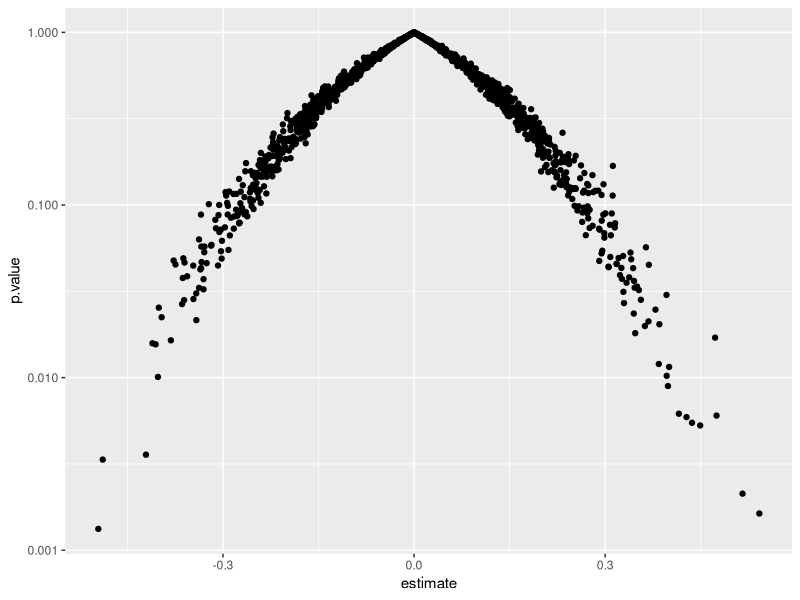

Recreate this plot in R.
library(broom)


### Name: tidy.rcorr
### Title: Tidy a(n) rcorr object
### Aliases: tidy.rcorr rcorr_tidiers Hmisc_tidiers

### ** Examples


if (requireNamespace("Hmisc", quietly = TRUE)) {

    library(Hmisc)
    
    mat <- replicate(52, rnorm(100))
    # add some NAs
    mat[sample(length(mat), 2000)] <- NA
    # also column names
    colnames(mat) <- c(LETTERS, letters)

    rc <- rcorr(mat)

    td <- tidy(rc)
    td

    library(ggplot2)
    ggplot(td, aes(p.value)) +
        geom_histogram(binwidth = .1)

    ggplot(td, aes(estimate, p.value)) +
        geom_point() +
        scale_y_log10()
}
